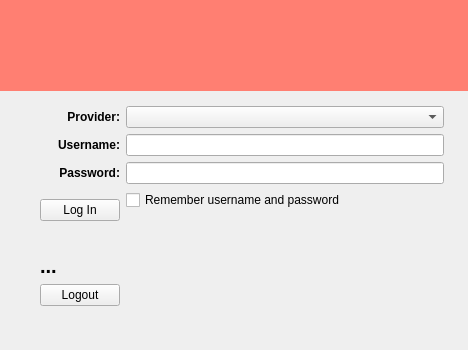
<?xml version="1.0" encoding="UTF-8"?>
<ui version="4.0">
 <class>LoginWidget</class>
 <widget class="QWidget" name="LoginWidget">
  <property name="geometry">
   <rect>
    <x>0</x>
    <y>0</y>
    <width>468</width>
    <height>350</height>
   </rect>
  </property>
  <property name="sizePolicy">
   <sizepolicy hsizetype="Preferred" vsizetype="Minimum">
    <horstretch>0</horstretch>
    <verstretch>0</verstretch>
   </sizepolicy>
  </property>
  <property name="minimumSize">
   <size>
    <width>0</width>
    <height>0</height>
   </size>
  </property>
  <property name="windowTitle">
   <string>Form</string>
  </property>
  <property name="styleSheet">
   <string notr="true"/>
  </property>
  <layout class="QGridLayout" name="gridLayout">
   <property name="margin">
    <number>0</number>
   </property>
   <item row="2" column="2" colspan="2">
    <widget class="QWidget" name="logged_widget" native="true">
     <property name="sizePolicy">
      <sizepolicy hsizetype="Preferred" vsizetype="Fixed">
       <horstretch>0</horstretch>
       <verstretch>0</verstretch>
      </sizepolicy>
     </property>
     <property name="minimumSize">
      <size>
       <width>0</width>
       <height>0</height>
      </size>
     </property>
     <layout class="QGridLayout" name="gridLayout_5">
      <property name="bottomMargin">
       <number>24</number>
      </property>
      <item row="0" column="0" colspan="2">
       <widget class="QLabel" name="lblUser">
        <property name="font">
         <font>
          <pointsize>15</pointsize>
          <weight>75</weight>
          <bold>true</bold>
         </font>
        </property>
        <property name="text">
         <string>...</string>
        </property>
       </widget>
      </item>
      <item row="1" column="0">
       <widget class="QPushButton" name="btnLogout">
        <property name="text">
         <string>Logout</string>
        </property>
       </widget>
      </item>
      <item row="1" column="1">
       <spacer name="horizontalSpacer">
        <property name="orientation">
         <enum>Qt::Horizontal</enum>
        </property>
        <property name="sizeHint" stdset="0">
         <size>
          <width>40</width>
          <height>20</height>
         </size>
        </property>
       </spacer>
      </item>
      <item row="2" column="0" colspan="2">
       <widget class="QLabel" name="lblLoginStatus">
        <property name="styleSheet">
         <string notr="true">color: rgb(132, 132, 132);
font: 75 12pt &quot;Lucida Grande&quot;;</string>
        </property>
        <property name="text">
         <string/>
        </property>
       </widget>
      </item>
     </layout>
    </widget>
   </item>
   <item row="1" column="1" rowspan="2">
    <widget class="QLabel" name="label">
     <property name="sizePolicy">
      <sizepolicy hsizetype="Fixed" vsizetype="Preferred">
       <horstretch>0</horstretch>
       <verstretch>0</verstretch>
      </sizepolicy>
     </property>
     <property name="maximumSize">
      <size>
       <width>16777215</width>
       <height>800</height>
      </size>
     </property>
     <property name="text">
      <string/>
     </property>
     <property name="pixmap">
      <pixmap resource="../../../../../data/resources/mainwindow.qrc">:/images/black/32/user.png</pixmap>
     </property>
     <property name="scaledContents">
      <bool>false</bool>
     </property>
     <property name="alignment">
      <set>Qt::AlignLeading|Qt::AlignLeft|Qt::AlignTop</set>
     </property>
     <property name="margin">
      <number>0</number>
     </property>
    </widget>
   </item>
   <item row="1" column="2" colspan="2">
    <widget class="QWidget" name="login_widget" native="true">
     <property name="sizePolicy">
      <sizepolicy hsizetype="Preferred" vsizetype="Fixed">
       <horstretch>0</horstretch>
       <verstretch>0</verstretch>
      </sizepolicy>
     </property>
     <property name="minimumSize">
      <size>
       <width>0</width>
       <height>0</height>
      </size>
     </property>
     <layout class="QGridLayout" name="gridLayout_4">
      <property name="rightMargin">
       <number>24</number>
      </property>
      <item row="0" column="0">
       <widget class="QLabel" name="label_4">
        <property name="text">
         <string>&lt;b&gt;Provider:&lt;/b&gt;</string>
        </property>
        <property name="alignment">
         <set>Qt::AlignRight|Qt::AlignTrailing|Qt::AlignVCenter</set>
        </property>
       </widget>
      </item>
      <item row="3" column="0">
       <widget class="QPushButton" name="btnLogin">
        <property name="text">
         <string>Log In</string>
        </property>
       </widget>
      </item>
      <item row="3" column="1">
       <layout class="QVBoxLayout" name="verticalLayout">
        <item>
         <widget class="QCheckBox" name="chkRemember">
          <property name="text">
           <string>Remember username and password</string>
          </property>
         </widget>
        </item>
        <item>
         <widget class="QLabel" name="lblStatus">
          <property name="text">
           <string/>
          </property>
          <property name="alignment">
           <set>Qt::AlignCenter</set>
          </property>
          <property name="wordWrap">
           <bool>true</bool>
          </property>
         </widget>
        </item>
       </layout>
      </item>
      <item row="0" column="1">
       <widget class="QComboBox" name="cmbProviders"/>
      </item>
      <item row="1" column="0">
       <widget class="QLabel" name="label_2">
        <property name="text">
         <string>&lt;b&gt;Username:&lt;/b&gt;</string>
        </property>
        <property name="alignment">
         <set>Qt::AlignRight|Qt::AlignTrailing|Qt::AlignVCenter</set>
        </property>
       </widget>
      </item>
      <item row="1" column="1">
       <widget class="QLineEdit" name="lnUser"/>
      </item>
      <item row="2" column="0">
       <widget class="QLabel" name="label_3">
        <property name="text">
         <string>&lt;b&gt;Password:&lt;/b&gt;</string>
        </property>
        <property name="alignment">
         <set>Qt::AlignRight|Qt::AlignTrailing|Qt::AlignVCenter</set>
        </property>
       </widget>
      </item>
      <item row="2" column="1">
       <widget class="QLineEdit" name="lnPassword">
        <property name="inputMask">
         <string/>
        </property>
       </widget>
      </item>
     </layout>
    </widget>
   </item>
   <item row="1" column="0">
    <spacer name="horizontalSpacer_2">
     <property name="orientation">
      <enum>Qt::Horizontal</enum>
     </property>
     <property name="sizeType">
      <enum>QSizePolicy::Maximum</enum>
     </property>
     <property name="sizeHint" stdset="0">
      <size>
       <width>12</width>
       <height>0</height>
      </size>
     </property>
    </spacer>
   </item>
   <item row="0" column="0" colspan="4">
    <widget class="ClickableLabel" name="clblErrorMsg">
     <property name="minimumSize">
      <size>
       <width>0</width>
       <height>50</height>
      </size>
     </property>
     <property name="styleSheet">
      <string notr="true">background-color: rgb(255, 127, 114);</string>
     </property>
     <property name="text">
      <string/>
     </property>
     <property name="alignment">
      <set>Qt::AlignCenter</set>
     </property>
    </widget>
   </item>
  </layout>
 </widget>
 <customwidgets>
  <customwidget>
   <class>ClickableLabel</class>
   <extends>QLabel</extends>
   <header>clickablelabel.h</header>
  </customwidget>
 </customwidgets>
 <tabstops>
  <tabstop>chkRemember</tabstop>
 </tabstops>
 <resources>
  <include location="../../../../../data/resources/mainwindow.qrc"/>
 </resources>
 <connections/>
</ui>
